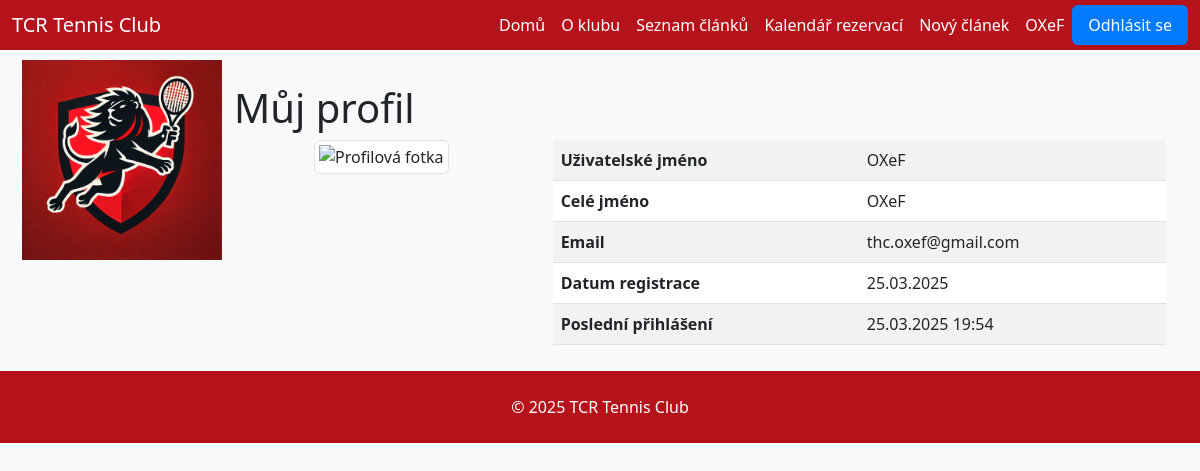
The page /profile/ (signed in) on the database as committed earlier.
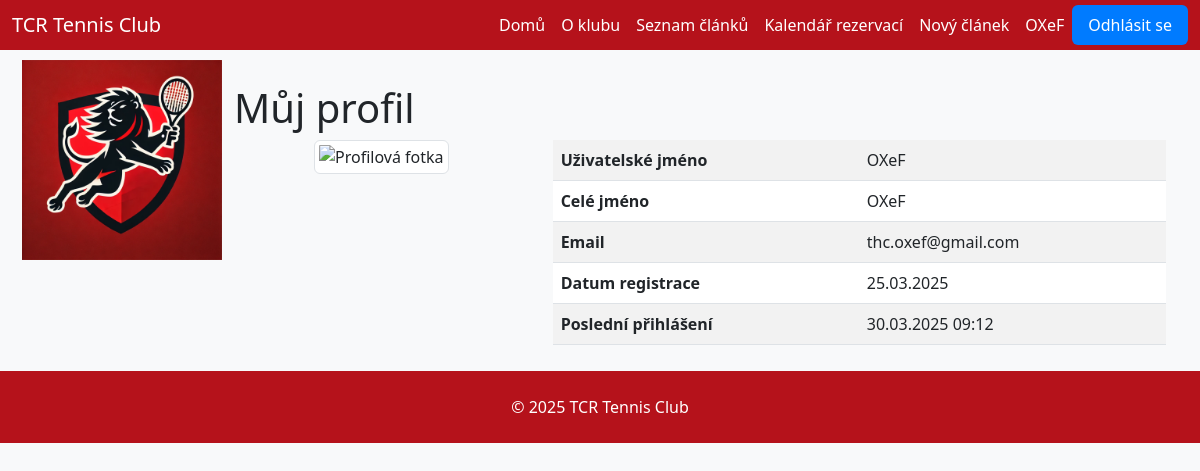
The same page on the database as committed later.
### users/models.py (models this page shows, shortened)
class CustomUser(AbstractUser):
    membership_paid = models.BooleanField(default=False, verbose_name="Zaplacený členský příspěvek")
    roles = models.ManyToManyField(Role, through='UserRole', related_name="users", blank=True)

### users/views.py (the view)
# urls.py: path('profile/', profile_view, name='profile'),
@login_required
def profile_view(request):
    return render(request, 'profile.html')

### users/templates/profile.html (shortened to what this page needs)
{% extends "base.html" %}
{% load static %}
{% block content %}
<div class="container mt-4">
  <h1>Můj profil</h1>
  <div class="row">
    <div class="col-md-4 text-center">
      {% if user.profile.image %}
        <img src="{{ user.profile.image.url }}" alt="Profilová fotka" class="img-thumbnail" style="max-width:150px;">
      {% else %}
        <img src="{% static 'images/default_profile.png' %}" alt="Profilová fotka" class="img-thumbnail" style="max-width:150px;">
      {% endif %}
    </div>
    <div class="col-md-8">
      <table class="table table-striped">
        <tbody>
          <tr>
            <th scope="row">Uživatelské jméno</th>
            <td>{{ user.username }}</td>
          </tr>
          <tr>
            <th scope="row">Celé jméno</th>
            <td>{{ user.get_full_name|default:user.username }}</td>
          </tr>
          <tr>
            <th scope="row">Email</th>
            <td>{{ user.email }}</td>
          </tr>
          <tr>
            <th scope="row">Datum registrace</th>
            <td>{{ user.date_joined|date:"d.m.Y" }}</td>
          </tr>
          <tr>
            <th scope="row">Poslední přihlášení</th>
            <td>{{ user.last_login|date:"d.m.Y H:i" }}</td>
          </tr>
        </tbody>
      </table>
    </div>
  </div>
</div>
{% endblock %}

### core/templates/base.html (shortened to what this page needs)
{% load static %}
<!DOCTYPE html>
<html lang="cs">
<head>
  <link rel="stylesheet" href="https://cdn.jsdelivr.net/npm/bootstrap@5.3.0/dist/css/bootstrap.min.css">
  <link rel="stylesheet" href="{% static 'css/style.css' %}">
</head>
<body class="bg-light">
  {% include "header.html" %}
  <div class="container-fluid">
    <div class="d-flex">
      <div class="sidebar">
        <img src="{% static 'images/logo.png' %}" alt="Logo TCR">
      </div>
      <div class="main-content flex-grow-1">
        {% block content %}{% endblock content %}
      </div>
    </div>
  </div>
  {% include "footer.html" %}
</body>
</html>

### core/templates/header.html (shortened to what this page needs)
{% load static %}
<header>
  <nav class="navbar navbar-expand-lg" style="background-color: #b5121b; height: 50px;">
    <div class="container-fluid">
      <a class="navbar-brand text-white" href="{% url 'home' %}">TCR Tennis Club</a>
      <div class="collapse navbar-collapse" id="navbarSupportedContent">
        <ul class="navbar-nav ms-auto mb-2 mb-lg-0">
          <li class="nav-item">
            <a class="nav-link text-white" href="{% url 'home' %}">Domů</a>
          </li>
          <li class="nav-item">
            <a class="nav-link text-white" href="{% url 'about' %}">O klubu</a>
          </li>
          <li class="nav-item"><a class="nav-link text-white" href="{% url 'article_list' %}">Seznam článků</a></li>
          <li class="nav-item"><a class="nav-link text-white" href="{% url 'calendar' %}">Kalendář rezervací</a></li>
          {% if user.is_authenticated %}
            <li class="nav-item">
              <a class="nav-link text-white" href="{% url 'article_create' %}">Nový článek</a>
            </li>
            <li class="nav-item">
              <a class="nav-link text-white" href="{% url 'profile' %}">
                {{ user.get_full_name|default:user.username }}
              </a>
            </li>
            <form action="{% url 'logout' %}" method="post" style="display:inline;">
              <button type="submit" class="btn btn-custom">Odhlásit se</button>
            </form>
          {% endif %}
        </ul>
      </div>
    </div>
  </nav>
</header>

### core/templates/footer.html
<footer class="py-4" style="background-color: #b5121b;">
    <div class="container text-center text-white">
      <p class="mb-0">&copy; 2025 TCR Tennis Club</p>
    </div>
  </footer>

### static/css/style.css (style rules this page uses)
.sidebar { width: 200px; padding: 10px; background-color: #f8f9fa; }
.sidebar img { width: 200px; height: 200px; object-fit: cover; }
.main-content { padding: 10px; }
.btn-custom { background-color: #b5121b; border-color: red; color:white; transition: transform 0.3s ease; }
.btn-custom { background-color: #007bff; color: #fff; border: none; padding: 0.5em 1em; cursor: pointer; font-size: 1em; }

Rows that differ between the two databases and show on the page:
changed CustomUser "OXeF": last_login "25.03.2025 19:54" → "30.03.2025 09:12"
